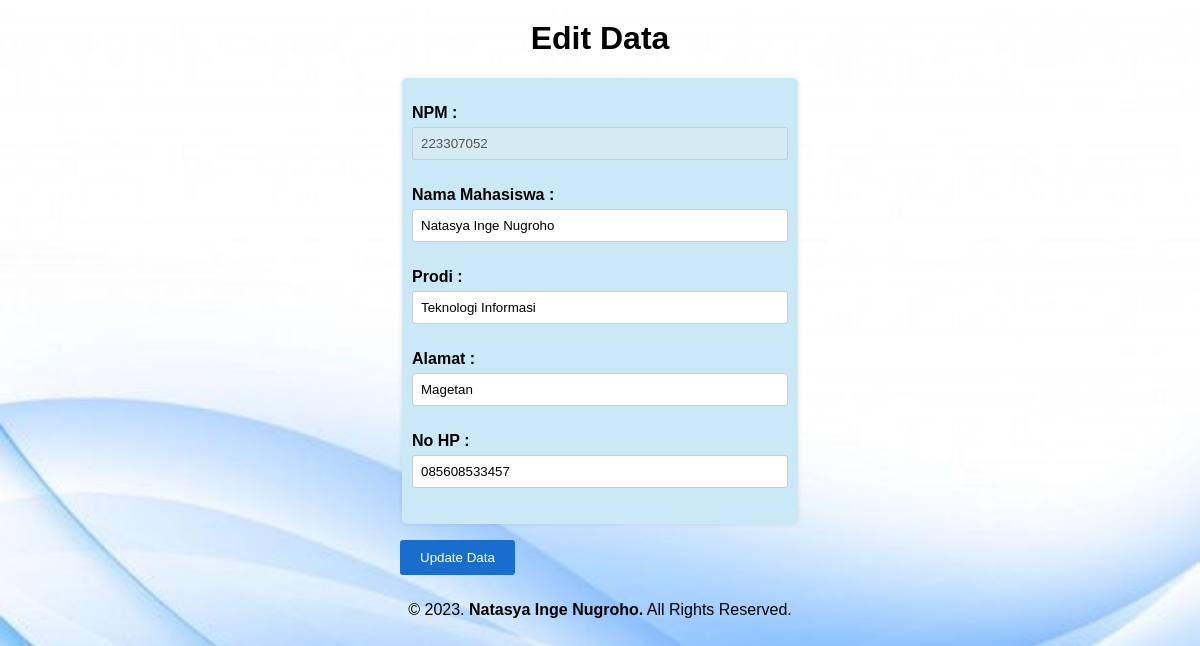
Page /editmahasiswa.php?npm=223307052 on the committed database.
### tables this page shows
CREATE TABLE `t_mahasiswa` (
  `npm` int(11) NOT NULL,
  `namaMhs` varchar(50) NOT NULL,
  `prodi` varchar(25) NOT NULL,
  `alamat` varchar(70) NOT NULL,
  `noHP` varchar(25) NOT NULL
);

### editmahasiswa.php (the view, shortened to what this page needs)
<?php
include 'koneksi.php';
if (isset($_GET['npm'])) {
    $id = $_GET['npm'];
    $query = "SELECT * FROM t_mahasiswa WHERE npm = ?";
    $stmt = $conn->prepare($query);
    $stmt->bind_param("s", $id);
    $stmt->execute();
    $result = $stmt->get_result();
    $data = $result->fetch_assoc();
    $npm = $data["npm"];
    $namaMhs = $data["namaMhs"];
    $prodi = $data["prodi"];
    $alamat = $data["alamat"];
    $noHP = $data["noHP"];
} else {
    header("location:viewmahasiswa.php");
}
?>
<!DOCTYPE html>
<html>
    <head>
    </head>
    <body>
        <h1>Edit Data</h1>
        <div class="container">
            <form id="form_mahasiswa" action="proses_editmahasiswa.php" method="post">
                <fieldset>
                    <p>
                        <label for="npm">NPM :</label>
                        <input type="text" name="npmDisabled" id="npmDisabled" value="<?php echo $npm; ?>" disabled>
                    </p>
                    <p>
                        <label for="namaMhs">Nama Mahasiswa :</label>
                        <input type="text" name="namaMhs" id="namaMhs" value="<?php echo $namaMhs; ?>">
                    </p>
                    <p>
                        <label for="prodi">Prodi :</label>
                        <input type="text" name="prodi" id="prodi" value="<?php echo $prodi; ?>">
                    </p>
                    <p>
                        <label for="alamat">Alamat :</label>
                        <input type="text" name="alamat" id="alamat" value="<?php echo $alamat; ?>">
                    </p>
                    <p>
                        <label for="noHP">No HP :</label>
                        <input type="text" name="noHP" id="noHP" value="<?php echo $noHP; ?>">
                    </p>
                </fieldset>
                <p>
                    <input type="submit" name="edit" value="Update Data">
                </p>
            </form>
        </div>
        <div id="copyright">
            <div class="wrapper">
            &copy; 2023. <b>Natasya Inge Nugroho.</b> All Rights Reserved.
            </div>
        </div>
    </body>
</html>

### editmahasiswa.php (style rules this page uses)
body { font-family: Arial, sans-serif; background-image: url("gambar/edit.jpeg"); background-size: cover; background-position: center; background-repeat: no-repeat; margin: 0; padding: 0; color: hsl(0, 0%, 100%); }
h1 { text-align: center; margin-top: 20px; color: #000000; }
.container { width: 400px; margin: auto; }
fieldset { background: hsl(199, 69%, 88%); border: none; padding: 10px; border-radius: 5px; box-shadow: 0 0 5px rgba(0, 0, 0, 0.1); }
label { display: block; margin-bottom: 5px; font-weight: bold; color: #000000; }
input[type="text"] { width: 100%; padding: 8px; border: 1px solid #ccc; border-radius: 3px; box-sizing: border-box; margin-bottom: 10px; }
input[type="submit"] { padding: 10px 20px; background-color: hsl(212, 78%, 45%); color: #fff; border: none; border-radius: 3px; cursor: pointer; }
#copyright { color: #000000; text-align: center; width: 100%; padding: 10px 0px 10px 0px; margin-top: 10px; }

### rows in the picture
t_mahasiswa: npmDisabled "223307052", namaMhs "Natasya Inge Nugroho", prodi "Teknologi Informasi", alamat "Magetan", noHP "085608533457"
